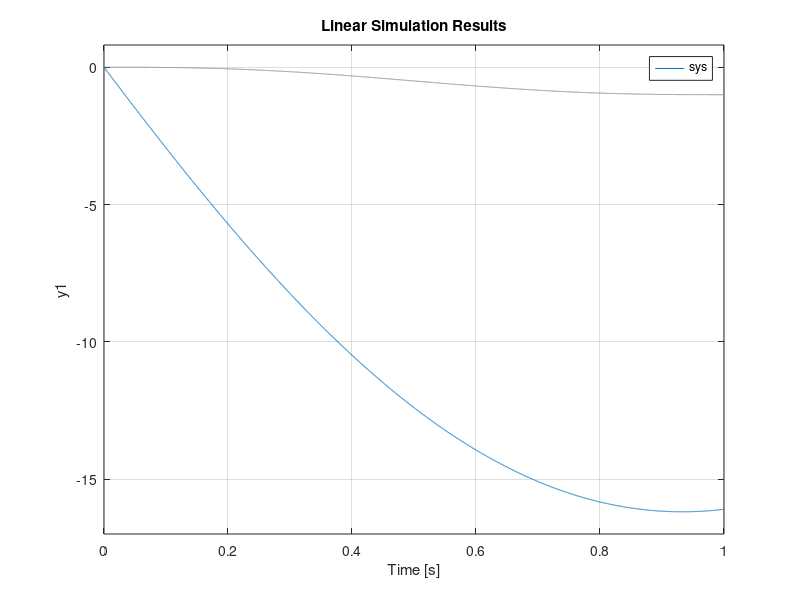

Source code (MATLAB):
clear; close all; 

% Constanten
cam = load('Geometrie_e.mat');
%rise pas aan
rise=3;
k_f = 10; 
k_s = 0;
m = 3;%18?
dzeta = 0.1;
omega = pi;
omega_n = sqrt( (k_f+k_s)/m);
% welke rise?
if (rise == 1) % waardes uit tabel slide 24
    beta = 75; % aanpassen voor verschillende rise
    N = 4;
    Q = 24*35;
elseif (rise == 2)
    beta = 60;
    N = 3;
    Q = 60;
elseif (rise == 3)
    beta = 80;
    N = 3; 
    Q = 60;
end
t_n = 2*pi/omega_n;
t_1 = 2*pi/180 * beta / omega;
lambda = t_1/t_n; % lambda is zeer klein <<10 dus benadering niet geldig
dzeta*lambda - 0.75 %moet groter zijn dan nul anders is benadering slecht
% het ziet er naar uit dat we numeriek gaan moeten uitwerken 
% k_f kiezen zodat er aan de benaderingsvoorwaarde voldaan wordt
k_f = 2*pi*m*.75/t_1/dzeta -k_s


theta = cam.S;
theta_dot  = cam.V;
t= 0:0.001:t_1; % in seconden
tau =  0:(1/8000):1;%t/t_1;  %

A_max = Q/(2*pi*lambda)^N


%% numerieke analyse
teller = (2*pi*lambda)^2;
noemer = [1, 2*dzeta*(2*pi*lambda), (2*pi*lambda)^2];
sys = tf(teller, noemer);

theta_3 = theta(200e2:280e2);
theta_init = [theta(200e2) theta_dot(200e2)];
lsim(sys,theta_3/30-1,tau, theta_init)



    